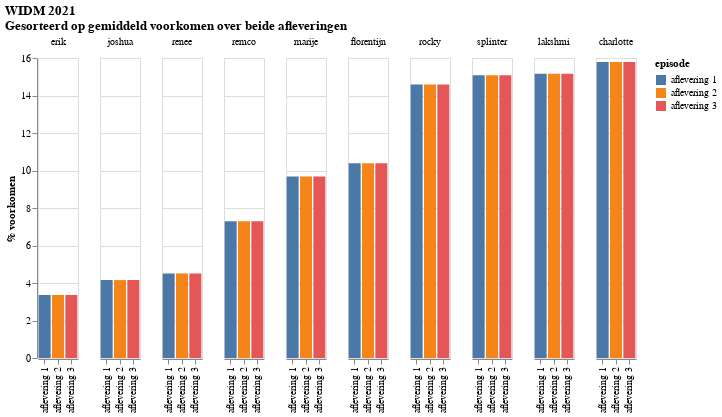

The notebook cell saved with this chart:
### Code cell
alt.Chart(df_long, width=40).mark_bar().encode(
    x=alt.X('episode', title=''),
    y='% voorkomen',
    column=alt.Column('persoon',sort=ff.index.tolist(), title=''),
    color='episode',
    tooltip=['persoon','episode', alt.Tooltip('% voorkomen', format='.1f')]
).properties(title=['WIDM 2021', 'Gesorteerd op gemiddeld voorkomen over beide afleveringen'])

### Figure 1 — Vega-Lite specification as saved in the notebook (floating-point values rounded to 4 significant figures)
{"config": {"view": {"continuousWidth": 400, "continuousHeight": 300}}, "data": {"name": "data-a081bf9b8f9f40ee1467a27f75a51add"}, "mark": "bar", "encoding": {"color": {"type": "nominal", "field": "episode"}, "column": {"type": "nominal", "field": "persoon", "sort": ["erik", "joshua", "renee", "remco", "marije", "florentijn", "rocky", "splinter", "lakshmi", "charlotte"], "title": ""}, "tooltip": [{"type": "nominal", "field": "persoon"}, {"type": "nominal", "field": "episode"}, {"type": "quantitative", "field": "% voorkomen", "format": ".1f"}], "x": {"type": "nominal", "field": "episode", "title": ""}, "y": {"type": "quantitative", "field": "% voorkomen"}}, "title": ["WIDM 2021", "Gesorteerd op gemiddeld voorkomen over beide afleveringen"], "width": 40, "$schema": "https://vega.github.io/schema/vega-lite/v4.8.1.json", "datasets": {"data-a081bf9b8f9f40ee1467a27f75a51add": [{"persoon": "charlotte", "episode": "aflevering 1", "% voorkomen": 15.78}, {"persoon": "erik", "episode": "aflevering 1", "% voorkomen": 3.36}, {"persoon": "florentijn", "episode": "aflevering 1", "% voorkomen": 10.39}, {"persoon": "joshua", "episode": "aflevering 1", "% voorkomen": 4.156}, {"persoon": "lakshmi", "episode": "aflevering 1", "% voorkomen": 15.16}, {"persoon": "marije", "episode": "aflevering 1", "% voorkomen": 9.682}, {"persoon": "remco", "episode": "aflevering 1", "% voorkomen": 7.294}, {"persoon": "renee", "episode": "aflevering 1", "% voorkomen": 4.509}, {"persoon": "rocky", "episode": "aflevering 1", "% voorkomen": 14.59}, {"persoon": "splinter", "episode": "aflevering 1", "% voorkomen": 15.08}, {"persoon": "charlotte", "episode": "aflevering 2", "% voorkomen": 15.78}, {"persoon": "erik", "episode": "aflevering 2", "% voorkomen": 3.36}, {"persoon": "florentijn", "episode": "aflevering 2", "% voorkomen": 10.39}, {"persoon": "joshua", "episode": "aflevering 2", "% voorkomen": 4.156}, {"persoon": "lakshmi", "episode": "aflevering 2", "% voorkomen": 15.16}, {"persoon": "marije", "episode": "aflevering 2", "% voorkomen": 9.682}, {"persoon": "remco", "episode": "aflevering 2", "% voorkomen": 7.294}, {"persoon": "renee", "episode": "aflevering 2", "% voorkomen": 4.509}, {"persoon": "rocky", "episode": "aflevering 2", "% voorkomen": 14.59}, {"persoon": "splinter", "episode": "aflevering 2", "% voorkomen": 15.08}, {"persoon": "charlotte", "episode": "aflevering 3", "% voorkomen": 15.78}, {"persoon": "erik", "episode": "aflevering 3", "% voorkomen": 3.36}, {"persoon": "florentijn", "episode": "aflevering 3", "% voorkomen": 10.39}, {"persoon": "joshua", "episode": "aflevering 3", "% voorkomen": 4.156}, {"persoon": "lakshmi", "episode": "aflevering 3", "% voorkomen": 15.16}, {"persoon": "marije", "episode": "aflevering 3", "% voorkomen": 9.682}, {"persoon": "remco", "episode": "aflevering 3", "% voorkomen": 7.294}, {"persoon": "renee", "episode": "aflevering 3", "% voorkomen": 4.509}, {"persoon": "rocky", "episode": "aflevering 3", "% voorkomen": 14.59}, {"persoon": "splinter", "episode": "aflevering 3", "% voorkomen": 15.08}]}}
